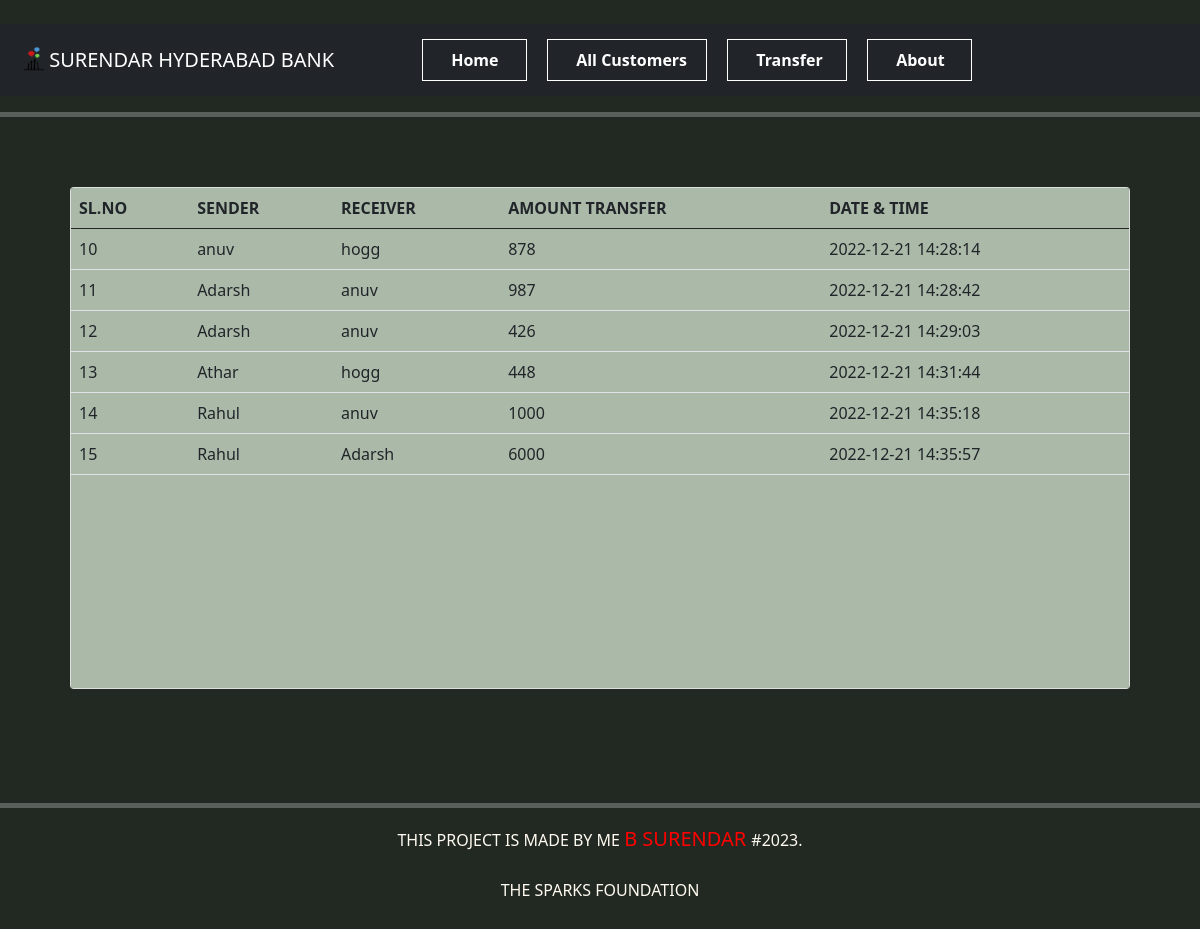
/transfer.php, run on the app's committed database.
### tables this page shows
CREATE TABLE `transfers` (
  `sno` int(30) NOT NULL,
  `sender` varchar(255) NOT NULL,
  `receiver` varchar(255) NOT NULL,
  `balance` int(30) NOT NULL,
  `datetime` timestamp NOT NULL DEFAULT current_timestamp() ON UPDATE current_timestamp()
);

### transfer.php (the view, shortened to what this page needs)
<!doctype html>
<html lang="en">
  <head>
    <link rel="stylesheet" href="css/style.css">
    <link href="https://cdn.jsdelivr.net/npm/bootstrap@5.0.1/dist/css/bootstrap.min.css" rel="stylesheet">
  </head>
  <body bgcolor=#8080df>
  <?php
    include 'header.php';
    ?>
      <div class="l1">
    <div class="card" style="margin: 70px;">
      <?php
      include 'connection.php';
      $query = "SELECT * FROM transfers";
      $query_run = mysqli_query($connection,$query);
      ?>
<div class="scroll">
<table class="table">
  <thead>
    <tr>
      <th scope="col">SL.NO</th>
      <th scope="col">SENDER</th>
      <th scope="col">RECEIVER</th>
      <th scope="col">AMOUNT TRANSFER</th>
      <th scope="col">DATE & TIME</th>
    </tr>
  </thead>
  <tbody >
  <?php
if($query_run)
{
  foreach($query_run as $row)
  {
?>
    <tr>
    <td><?php echo $row["sno"]?></td>
      <td><?php echo $row["sender"]?></td>
      <td><?php echo $row["receiver"]?></td>
      <td><?php echo $row["balance"]?></td>
      <td><?php echo $row["datetime"]?></td>
    </tr>
<?php
  }
}
?>
  </tbody>
</table>
</div>
</div>
      </div>
    <hr/ style="color:white;height:5px">
    <div class="footer">
        THIS PROJECT IS MADE BY ME <span style="font-weight: 500;margin-left:0px;font-size:20px;color:red;">   B SURENDAR </span>  #2023.
        <br>
        <br>
        THE SPARKS FOUNDATION
        <br>
        <br>
        <br>
    </div>
  </body>
</html>

### header.php (shortened to what this page needs)
<br>
   <nav class="navbar navbar-expand-lg navbar-dark bg-dark">
       <div class="container-fluid">
           <nav class="navbar navbar-dark bg-dark">
               <div class="container-fluid">
                 <a class="navbar-brand" href="#">
                   <img src="logo.png" alt="" width="20" height="27" class="d-inline-block align-text-top">
                   SURENDAR HYDERABAD BANK
                 </a>
               </div>
             </nav>
         <div class="collapse navbar-collapse" id="navbarSupportedContent">
           <ul class="navbar-nav me-auto mb-2 mb-lg-0">
               <li class="nav-item" id="it">
               <a class="nav-link active" aria-current="page" href="index.php" style="border: 1px white solid; width:105px;"><span></span> Home</a>
             </li>
             <li class="nav-item" id="it">
               <a class="nav-link active" aria-current="page" href="all customer.php" style="border: 1px white solid; width:160px;"><span></span>All Customers</a>
             </li>
             <li class="nav-item" id="it">
               <a class="nav-link active" aria-current="page" href="transfer.php" style="border: 1px white solid; width:120px;"><span></span>Transfer</a>
             </li>
             <li class="nav-item" id="it">
               <a class="nav-link active" aria-current="page" href="about.php" style="border: 1px white solid; width:105px;"><span></span>About</a>
             </li>
           </ul>
         </div>
       </div>
     </nav>
     <hr/ style="color:white;height:5px">

### css/style.css (style rules this page uses)
body { background-color: #212922 !important; }
.card { margin: 70px; }
span { margin-left:20px; }
.l1 { height: 600px; }
.footer { color:floralwhite; text-align:center; }
#it { font-weight: 700; }
.scroll { height:500px; overflow: scroll; background-color: #879c83b3; }

### data on the page
transfers: sno "10", sender "anuv", receiver "hogg", balance "878", datetime "2022-12-21 14:28:14"
transfers: sno "11", sender "Adarsh", receiver "anuv", balance "987", datetime "2022-12-21 14:28:42"
transfers: sno "12", sender "Adarsh", receiver "anuv", balance "426", datetime "2022-12-21 14:29:03"
transfers: sno "13", sender "Athar", receiver "hogg", balance "448", datetime "2022-12-21 14:31:44"
transfers: sno "14", sender "Rahul", receiver "anuv", balance "1000", datetime "2022-12-21 14:35:18"
transfers: sno "15", sender "Rahul", receiver "Adarsh", balance "6000", datetime "2022-12-21 14:35:57"
